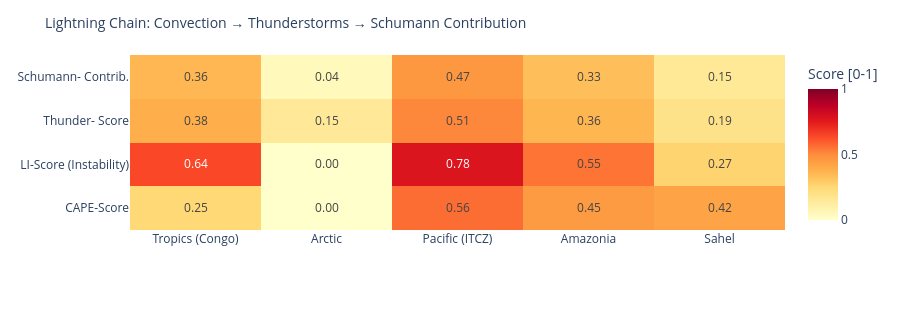

Notebook code cell kept with this figure:
### Code cell
# ============================================================
# LIGHTNING CHAIN: Convection → Thunderstorms → Schumann
# Shows the causal chain per measurement point as heatmap
# ============================================================

def cape_score(v):
    """CAPE → normalized score [0,1]"""
    if v is None or pd.isna(v): return 0.0
    return min(1.0, float(v) / 3000)

def li_score(v):
    """Lifted Index: negative = unstable → score [0,1]"""
    if v is None or pd.isna(v): return 0.3
    return min(1.0, max(0.0, (-float(v) + 6) / 12))

def cloud_score(v):
    if v is None or pd.isna(v): return 0.3
    return float(v) / 100

def thunder_score(row):
    """Kombinierter Gewitterwahrscheinlichkeits-Score
    CAPE + LI + Bedeckung + WMO-Gewitter + konvektiver Niederschlag (showers)
    Hinweis: X-Ray und Kp sind kein Bestandteil – nur geomagn./solarer Kontext.
    """
    cs = cape_score(row.get('cape'))
    ls = li_score(row.get('li'))
    cl = cloud_score(row.get('cloud'))
    t  = 1.0 if row.get('thunderstorm') else 0.0
    # Convective precipitation (showers) as additional indicator
    sh = min(1.0, (row.get('showers') or 0) / 5.0)
    return round(cs * 0.30 + ls * 0.25 + cl * 0.15 + t * 0.20 + sh * 0.10, 3)

def schumann_contribution(t_score, lat):
    """Schumann contribution: higher in tropics (±30°), scaled by thunderstorm score"""
    lat_weight = max(0.3, 1.0 - abs(lat) / 60)
    return round(t_score * lat_weight, 3)

df_atm['cape_score']   = df_atm.apply(lambda r: cape_score(r['cape']), axis=1)
df_atm['li_score']     = df_atm.apply(lambda r: li_score(r['li']),    axis=1)
df_atm['thunder_score']= df_atm.apply(lambda r: thunder_score(r.to_dict()), axis=1)
df_atm['schumann_contribution'] = df_atm.apply(
    lambda r: schumann_contribution(r['thunder_score'], r['lat']), axis=1)

metrics = ['cape_score', 'li_score', 'thunder_score', 'schumann_contribution']
labels  = ['CAPE-Score', 'LI-Score\n(Instability)', 'Thunder-\nScore', 'Schumann-\nContrib.']
z_data  = [df_atm[m].tolist() for m in metrics]

fig = go.Figure(go.Heatmap(
    z=z_data,
    x=df_atm['point'].tolist(),
    y=labels,
    colorscale='YlOrRd',
    zmin=0, zmax=1,
    text=[[f'{v:.2f}' for v in row] for row in z_data],
    texttemplate='%{text}', textfont=dict(size=12),
    colorbar=dict(title='Score [0-1]')
))
fig.update_layout(
    title=dict(text='Lightning Chain: Convection → Thunderstorms → Schumann Contribution', font=dict(size=14)),
    height=310,
    plot_bgcolor='rgba(0,0,0,0)', paper_bgcolor='rgba(0,0,0,0)',
    margin=dict(l=130, r=80, t=55, b=80)
)
fig.show()

### Figure 1 — Plotly figure (JSON) as saved in the notebook; plotly's stock layout.template omitted (floating-point values rounded to 4 significant figures)
{"data": [{"colorbar": {"title": {"text": "Score [0-1]"}}, "colorscale": [[0.0, "rgb(255,255,204)"], [0.125, "rgb(255,237,160)"], [0.25, "rgb(254,217,118)"], [0.375, "rgb(254,178,76)"], [0.5, "rgb(253,141,60)"], [0.625, "rgb(252,78,42)"], [0.75, "rgb(227,26,28)"], [0.875, "rgb(189,0,38)"], [1.0, "rgb(128,0,38)"]], "text": [["0.25", "0.00", "0.56", "0.45", "0.42"], ["0.64", "0.00", "0.78", "0.55", "0.27"], ["0.38", "0.15", "0.51", "0.36", "0.19"], ["0.36", "0.04", "0.47", "0.33", "0.15"]], "textfont": {"size": 12}, "texttemplate": "%{text}", "type": "heatmap", "x": ["Tropics (Congo)", "Arctic", "Pacific (ITCZ)", "Amazonia", "Sahel"], "y": ["CAPE-Score", "LI-Score\n(Instability)", "Thunder-\nScore", "Schumann-\nContrib."], "z": [[0.25, 0.0, 0.5633, 0.4533, 0.4233], [0.6417, 0.0, 0.775, 0.55, 0.2667], [0.384, 0.15, 0.51, 0.362, 0.194], [0.358, 0.045, 0.467, 0.332, 0.152]], "zmax": 1, "zmin": 0}], "layout": {"height": 310, "margin": {"b": 80, "l": 130, "r": 80, "t": 55}, "paper_bgcolor": "rgba(0,0,0,0)", "plot_bgcolor": "rgba(0,0,0,0)", "title": {"font": {"size": 14}, "text": "Lightning Chain: Convection → Thunderstorms → Schumann Contribution"}}}
